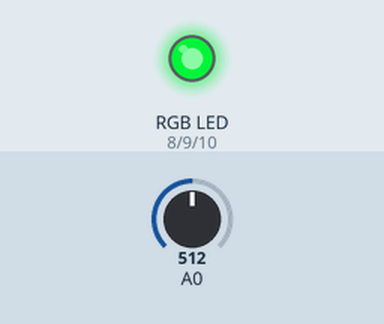
The sketch below on a simulated Arduino Uno, built with avr-gcc and run on an emulated ATmega328P. Shown: an RGB LED mixed from three pins (HIGH = lit). Inputs (shaded band) come from the test bench; at power-on: A0 = 512. Dim RGB values are drawn brighter than linear.

Above: at 1.2 s.
1.3 s: A0 set to 622
At 1.9 s:
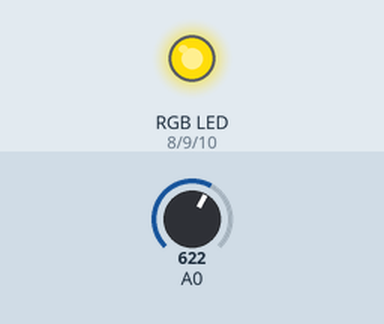
2.8 s: A0 set to 826
At 4.0 s:
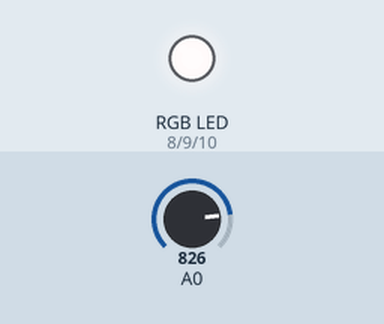
4.3 s: A0 set to 398
At 5.4 s:
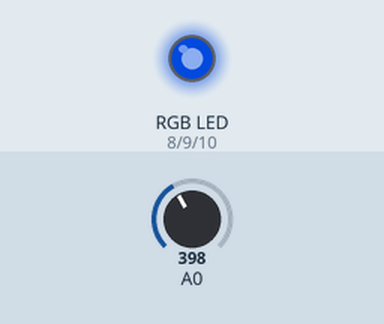
5.8 s: A0 set to 194
At 6.5 s:
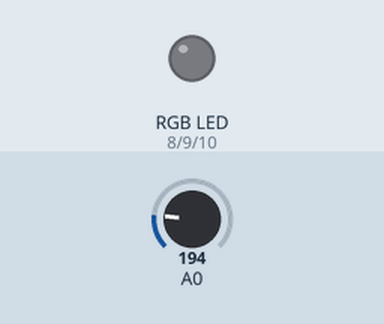
7.3 s: A0 set to 214
At 7.6 s:
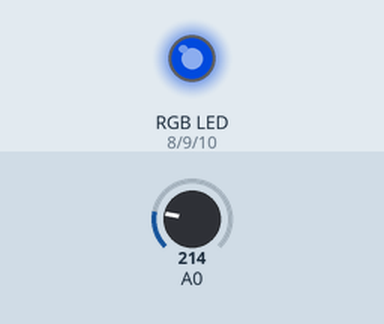
8.8 s: A0 set to 122
At 10.0 s:
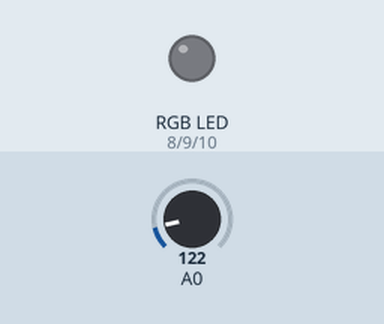
Timing chart, 0 to 11.3 s (numbered marks = the images above; inputs shaded):
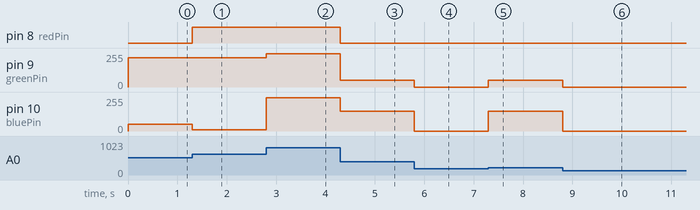

The sketch:

PotRGB.ino
```cpp
/*
Potentiometer RGB from black to white
The goal of the program is a simple one, it is to make an RGB LED go from black to white while going
through different colours. This shall be accomplished by using a potentiometer and the “if”
command. Inside each if command, there should be different variables for the RGB to create a visual
change from black to a lighter colour, slowly going up to all RGB values at 255.
*/
int bluePin =10;    //blue RGB LED pin location
int greenPin= 9;  //green RGB LED pin location
int redPin= 8;  //red RGB LED pin location

void setup() {
pinMode(bluePin, OUTPUT); //making blue RGB LED as output
pinMode(greenPin, OUTPUT);//making green RGB LED as output
pinMode(redPin, OUTPUT); //making red RGB LED RGB output
}

void loop() {
 int Val = analogRead(A0);
 //creating a variable to be able to read the information from the potentiomater using the analong port
if(Val>816 && Val<=1023){ //if statement to check if the value is between the presets
  analogWrite(redPin,250); //red part of RGB custom number output, max
  analogWrite(greenPin,250); //green part of RGB custom number output, max
  analogWrite(bluePin,250); //blue part of RGB custom number output, max
//white
}
if(Val>612 && Val<=816){//if statement to check if the value is between the presets
  analogWrite(redPin,231); //red part of RGB custom number output
  analogWrite(greenPin,221); //green part of RGB custom number output
  analogWrite(bluePin,10);  //blue part of RGB custom number output
//yellow
}
if(Val>408 && Val<=612){ //if statement to check if the value is between the presets
  analogWrite(redPin,10); //red part of RGB custom number output
  analogWrite(greenPin,218); //green part of RGB custom number output
  analogWrite(bluePin,50);  //blue part of RGB custom number output
//green ish
}
if(Val>204 && Val<=408){ //if statement to check if the value is between the presets
  analogWrite(redPin,10); //red part of RGB custom number output
  analogWrite(greenPin,50); //green part of RGB custom number output
  analogWrite(bluePin,150); //blue part of RGB custom number output
//dark blue
}
 if(Val>=0 && Val<=204){ //if statement to check if the value is between the presets
  analogWrite(redPin,0); //red part of RGB custom number output, minimum
  analogWrite(greenPin,0); //green part of RGB custom number output, minimum
  analogWrite(bluePin,0); //blue part of RGB custom number output, minimum
//black
 }
}
```

Measured:
- after the input at 1.3 s, pin 8 (redPin): LOW → HIGH at once; pin 9 (greenPin): 218/255 → 221/255 at once; pin 10 (bluePin): 50/255 → 10/255 at once
- after the input at 2.8 s, pin 9 (greenPin): 221/255 → 250/255 at once; pin 10 (bluePin): 10/255 → 250/255 at once
- after the input at 4.3 s, pin 8 (redPin): HIGH → LOW at once; pin 9 (greenPin): 250/255 → 50/255 at once; pin 10 (bluePin): 250/255 → 150/255 at once
- after the input at 5.8 s, pin 9 (greenPin): 50/255 → 0/255 at once; pin 10 (bluePin): 150/255 → 0/255 at once
- after the input at 7.3 s, pin 9 (greenPin): 0/255 → 50/255 at once; pin 10 (bluePin): 0/255 → 150/255 at once
- after the input at 8.8 s, pin 9 (greenPin): 50/255 → 0/255 at once; pin 10 (bluePin): 150/255 → 0/255 at once
